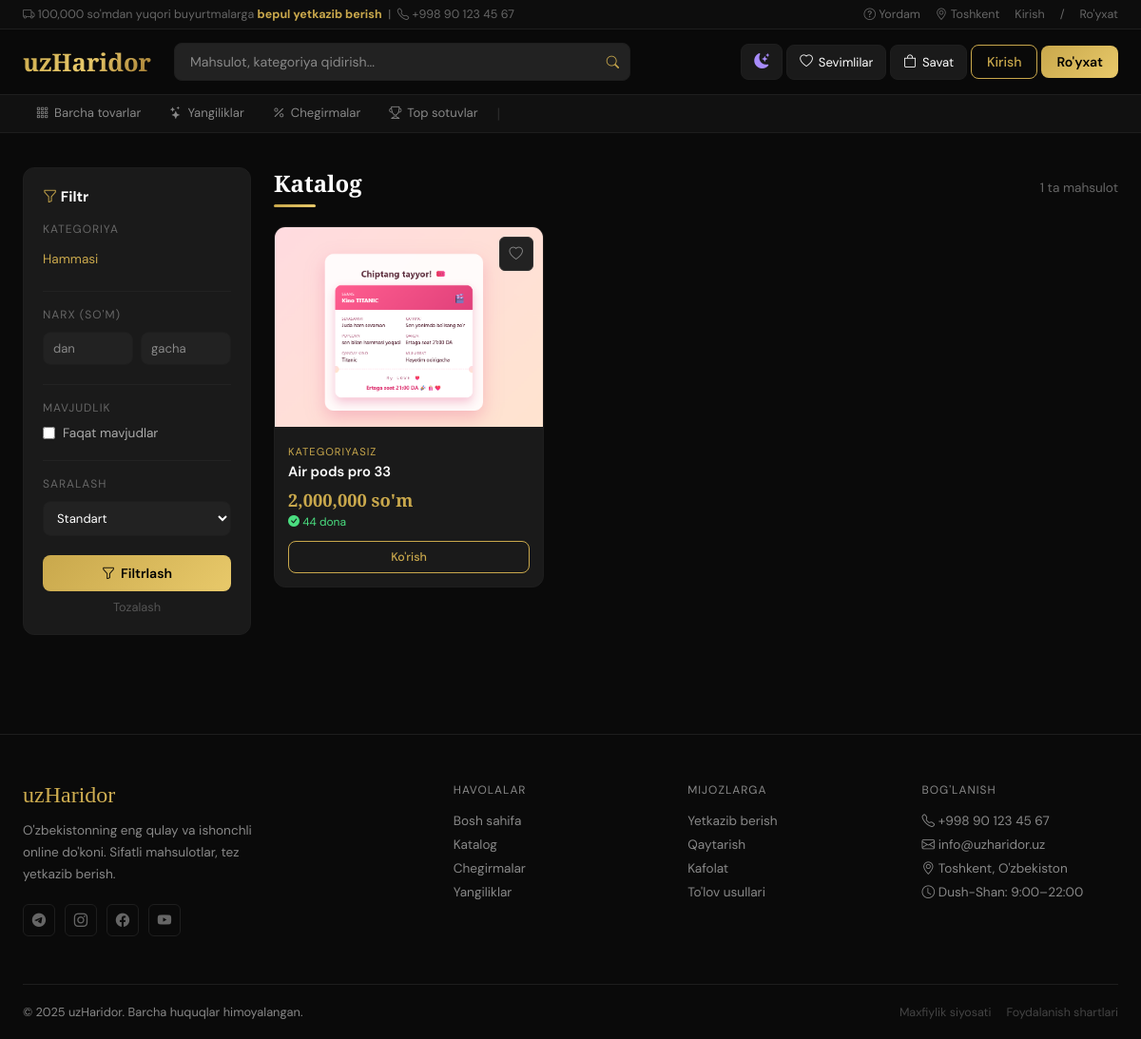
/catalog, run on the app's committed database.
### models.py (models this page shows)
class Product(Base):
    __tablename__ = "products"
    id = Column(Integer, primary_key=True)
    name = Column(String(200), nullable=False)
    description = Column(String(1000))
    price = Column(Float, nullable=False)
    stock = Column(Integer, default=0)
    image = Column(String(255))
    created_at = Column(DateTime, default=datetime.utcnow)
    category_id = Column(Integer, ForeignKey("categories.id"))
    category = relationship("Category", back_populates="products")

### main.py (the view)
@app.route("/catalog")
def catalog():
    db = get_db()
    from models import Product
    from sqlalchemy.orm import joinedload
    category_id = request.args.get("category_id")
    search      = request.args.get("q")
    min_price   = request.args.get("min_price")
    max_price   = request.args.get("max_price")
    in_stock    = request.args.get("in_stock")
    sort        = request.args.get("sort")
    query = db.query(Product).options(joinedload(Product.category))
    if category_id:
        query = query.filter(Product.category_id == int(category_id))
    if search:
        query = query.filter(Product.name.ilike(f"%{search}%"))
    if min_price:
        query = query.filter(Product.price >= float(min_price))
    if max_price:
        query = query.filter(Product.price <= float(max_price))
    if in_stock:
        query = query.filter(Product.stock > 0)
    if sort == "price_asc":
        query = query.order_by(Product.price.asc())
    elif sort == "price_desc":
        query = query.order_by(Product.price.desc())
    elif sort == "new":
        query = query.order_by(Product.created_at.desc())
    products   = query.all()
    categories = get_all_categories(db)
    result = render_template("catalog.html", products=products, categories=categories)
    db.close()
    return result

### main.py (called while the page is built)
def get_db():
    return SessionLocal()

### services/product_service.py (called while the page is built)
def get_all_categories(db):
    return db.query(Category).all()

### templates/catalog.html (shortened to what this page needs)
{% extends "base.html" %}
{% block content %}
<div style="display:grid; grid-template-columns:240px 1fr; gap:24px; padding:24px 0;">
    <div>
        <div style="background:var(--dark2); border:1px solid #1e1e1e; border-radius:12px; padding:20px; position:sticky; top:90px;">
            <div style="font-weight:700; color:#fff; margin-bottom:16px; font-size:0.95rem;"><i class="bi bi-funnel" style="color:var(--gold);"></i> Filtr</div>
            <form action="/catalog" method="get">
                <div style="margin-bottom:20px;">
                    <div style="font-size:0.75rem; color:#666; text-transform:uppercase; letter-spacing:1px; margin-bottom:10px;">Kategoriya</div>
                    <a href="/catalog" style="display:block; font-size:0.85rem; color:{% if not request.args.get('category_id') %}var(--gold){% else %}#888{% endif %}; text-decoration:none; padding:5px 0;">Hammasi</a>
                </div>
                <div style="margin-bottom:20px; border-top:1px solid #222; padding-top:16px;">
                    <div style="font-size:0.75rem; color:#666; text-transform:uppercase; letter-spacing:1px; margin-bottom:10px;">Narx (so'm)</div>
                    <div style="display:grid; grid-template-columns:1fr 1fr; gap:8px;">
                        <input type="number" name="min_price" placeholder="dan" value="{{ request.args.get('min_price','') }}" class="form-input" style="margin:0; padding:8px 10px; font-size:0.82rem;">
                        <input type="number" name="max_price" placeholder="gacha" value="{{ request.args.get('max_price','') }}" class="form-input" style="margin:0; padding:8px 10px; font-size:0.82rem;">
                    </div>
                </div>
                <div style="margin-bottom:20px; border-top:1px solid #222; padding-top:16px;">
                    <div style="font-size:0.75rem; color:#666; text-transform:uppercase; letter-spacing:1px; margin-bottom:10px;">Mavjudlik</div>
                    <label style="display:flex; align-items:center; gap:8px; cursor:pointer;">
                        <input type="checkbox" name="in_stock" value="1" {% if request.args.get('in_stock') %}checked{% endif %} style="accent-color:var(--gold);">
                        <span style="font-size:0.85rem; color:#aaa;">Faqat mavjudlar</span>
                    </label>
                </div>
                <div style="margin-bottom:20px; border-top:1px solid #222; padding-top:16px;">
                    <div style="font-size:0.75rem; color:#666; text-transform:uppercase; letter-spacing:1px; margin-bottom:10px;">Saralash</div>
                    <select name="sort" class="form-input" style="margin:0; padding:8px 10px; font-size:0.82rem;">
                        <option value="">Standart</option>
                    </select>
                </div>
                <button class="btn-gold" style="width:100%; justify-content:center; padding:10px;" type="submit">
                    <i class="bi bi-funnel"></i> Filtrlash
                </button>
                <a href="/catalog" style="display:block; text-align:center; color:#555; font-size:0.8rem; text-decoration:none; margin-top:8px;">Tozalash</a>
            </form>
        </div>
    </div>
    <div>
        <div style="display:flex; justify-content:space-between; align-items:center; margin-bottom:20px;">
            <div>
                <div class="section-title">Katalog</div>
                <div class="gold-line" style="margin-bottom:0;"></div>
            </div>
            <div style="color:#666; font-size:0.85rem;">{{ products|length }} ta mahsulot</div>
        </div>
        <div class="products-grid">
            {% for product in products %}
            <div class="product-card">
                <div style="position:relative;">
                    {% if product.image %}
                        <img src="/static/uploads/products/{{ product.image }}" class="product-img" alt="{{ product.name }}">
                    {% else %}
                        <div class="product-img-ph"><i class="bi bi-image"></i></div>
                    {% endif %}
                  <a href="/wishlist/toggle/{{ product.id }}" class="wishlist-btn" style="position:absolute; top:10px; right:10px;">
    <i class="bi bi-heart{% if product.id in session.get('wishlist', []) %}-fill{% endif %}"></i>
</a>
                </div>
                <div class="product-body">
                    <div class="product-cat">{{ product.category.name if product.category else 'Kategoriyasiz' }}</div>
                    <div class="product-name">{{ product.name }}</div>
                    <div class="product-price">{{ "{:,.0f}".format(product.price) }} so'm</div>
                    <div style="font-size:0.75rem; color:{% if product.stock > 0 %}#4ade80{% else %}#f87171{% endif %}; margin-bottom:12px;">
                        {% if product.stock > 0 %}<i class="bi bi-check-circle-fill"></i> {{ product.stock }} dona{% else %}<i class="bi bi-x-circle-fill"></i> Tugagan{% endif %}
                    </div>
                    <div class="product-actions">
                        <a href="/product/{{ product.id }}" class="btn-outline-gold" style="flex:1; justify-content:center; font-size:0.78rem; padding:8px;">Ko'rish</a>
                    </div>
                </div>
            </div>
            {% endfor %}
        </div>
    </div>
</div>
{% endblock %}

### templates/base.html (style rules this page uses)
:root { --gold: #C9A84C; --gold-light: #E8C96A; --gold-dark: #A07830; --black: #0A0A0A; --dark: #111111; --dark2: #1A1A1A; --dark3: #222222; --gray: #888888; --bg: #0A0A0A; --bg2: #1A1A1A; --bg3: #222222; --border: #1e1e1e; --text: #ffffff; --text2: #bbbbbb; --text3: #888888; --topbar-bg: #0d0d0d; --navbar-bg: rgba(10,10,10,0.98); --catNav-bg: #111111; --input-bg: #222222; --card-shadow: rgba(201,168,76,0.1); }
* { margin:0; padding:0; box-sizing:border-box; transition:background 0.3s, border-color 0.3s, color 0.2s; }
body { background:var(--bg); color:var(--text); font-family:'DM Sans',sans-serif; min-height:100vh; }
.btn-gold { background:linear-gradient(135deg,var(--gold),var(--gold-light)); color:#000; border:none; padding:10px 20px; border-radius:8px; font-family:'DM Sans',sans-serif; font-weight:600; font-size:0.88rem; cursor:pointer; text-decoration:none; display:inline-flex; align-items:center; gap:6px; transition:all 0.2s; }
.btn-outline-gold { background:transparent; color:var(--gold); border:1px solid var(--gold); padding:10px 20px; border-radius:8px; font-family:'DM Sans',sans-serif; font-weight:500; font-size:0.88rem; cursor:pointer; text-decoration:none; display:inline-flex; align-items:center; gap:6px; transition:all 0.2s; }
.product-card { background:var(--bg2); border:1px solid var(--border); border-radius:12px; overflow:hidden; transition:all 0.3s; height:100%; display:flex; flex-direction:column; }
.product-img { width:100%; height:210px; object-fit:cover; }
.product-body { padding:14px; flex:1; display:flex; flex-direction:column; }
.product-cat { font-size:0.7rem; color:var(--gold); text-transform:uppercase; letter-spacing:1px; margin-bottom:5px; }
.product-name { font-weight:600; font-size:0.92rem; color:var(--text); margin-bottom:6px; line-height:1.35; flex:1; }
.product-price { font-family:'Playfair Display',serif; font-size:1.15rem; color:var(--gold); font-weight:700; margin-bottom:3px; }
.product-actions { display:flex; gap:8px; margin-top:auto; }
.wishlist-btn { background:var(--dark3); border:1px solid #333; border-radius:6px; padding:8px 10px; color:#888; cursor:pointer; transition:all 0.2s; font-size:0.9rem; }
.products-grid { display:grid; grid-template-columns:repeat(auto-fill,minmax(210px,1fr)); gap:18px; }
.section-title { font-family:'Playfair Display',serif; font-size:1.5rem; font-weight:700; color:#fff; margin-bottom:6px; }
.gold-line { width:44px; height:3px; background:linear-gradient(90deg,var(--gold),var(--gold-light)); border-radius:2px; margin-bottom:22px; }
.form-input { width:100%; background:var(--bg3); border:1px solid var(--border); border-radius:8px; padding:11px 14px; color:var(--text); font-family:'DM Sans',sans-serif; font-size:0.88rem; outline:none; transition:border-color 0.2s; margin-bottom:14px; }
.form-input::placeholder { color:var(--text3); }
select.form-input { cursor:pointer; }

### data on the page
Product: image (picture), category "KATEGORIYASIZ", name "Air pods pro 33", price "2,000,000", stock "44"

### other printed values
{{ products|length }} "1"
